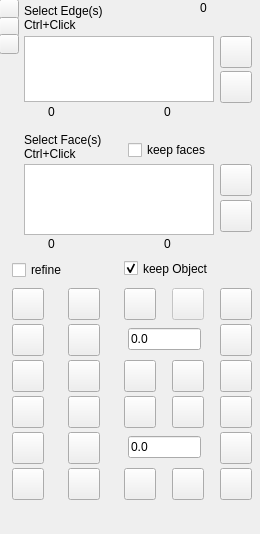
<?xml version="1.0" encoding="UTF-8"?>
<ui version="4.0">
 <class>DockWidget</class>
 <widget class="QDockWidget" name="DockWidget">
  <property name="geometry">
   <rect>
    <x>0</x>
    <y>0</y>
    <width>260</width>
    <height>534</height>
   </rect>
  </property>
  <property name="windowIcon">
   <iconset>
    <normaloff>icons-new/Center-Align.png</normaloff>icons-new/Center-Align.png</iconset>
  </property>
  <property name="toolTip">
   <string notr="true">Defeaturing tools</string>
  </property>
  <property name="layoutDirection">
   <enum>Qt::LeftToRight</enum>
  </property>
  <property name="features">
   <set>QDockWidget::AllDockWidgetFeatures</set>
  </property>
  <property name="allowedAreas">
   <set>Qt::LeftDockWidgetArea|Qt::RightDockWidgetArea</set>
  </property>
  <property name="windowTitle">
   <string notr="true" extracomment="Defeaturing tools">Defeaturing Tools</string>
  </property>
  <widget class="QWidget" name="dockWidgetContents">
   <widget class="QPushButton" name="PB_RHoles">
    <property name="geometry">
     <rect>
      <x>12</x>
      <y>288</y>
      <width>32</width>
      <height>32</height>
     </rect>
    </property>
    <property name="toolTip">
     <string notr="true">remove Hole from Face</string>
    </property>
    <property name="text">
     <string notr="true"/>
    </property>
   </widget>
   <widget class="QPushButton" name="PB_Edges">
    <property name="geometry">
     <rect>
      <x>220</x>
      <y>36</y>
      <width>32</width>
      <height>32</height>
     </rect>
    </property>
    <property name="toolTip">
     <string notr="true">add selected Edges to List</string>
    </property>
    <property name="text">
     <string notr="true"/>
    </property>
   </widget>
   <widget class="QPlainTextEdit" name="TE_Faces">
    <property name="geometry">
     <rect>
      <x>24</x>
      <y>164</y>
      <width>190</width>
      <height>71</height>
     </rect>
    </property>
    <property name="toolTip">
     <string notr="true">List of Face(s)</string>
    </property>
   </widget>
   <widget class="QCheckBox" name="checkBox_keep_original">
    <property name="geometry">
     <rect>
      <x>124</x>
      <y>252</y>
      <width>110</width>
      <height>33</height>
     </rect>
    </property>
    <property name="toolTip">
     <string notr="true">keep the original object</string>
    </property>
    <property name="text">
     <string notr="true">keep Object</string>
    </property>
    <property name="checked">
     <bool>true</bool>
    </property>
   </widget>
   <widget class="QLabel" name="InfoLabel">
    <property name="geometry">
     <rect>
      <x>24</x>
      <y>0</y>
      <width>196</width>
      <height>36</height>
     </rect>
    </property>
    <property name="text">
     <string notr="true">Select Edge(s)
Ctrl+Click</string>
    </property>
   </widget>
   <widget class="QPlainTextEdit" name="TE_Edges">
    <property name="enabled">
     <bool>true</bool>
    </property>
    <property name="geometry">
     <rect>
      <x>24</x>
      <y>36</y>
      <width>190</width>
      <height>66</height>
     </rect>
    </property>
    <property name="toolTip">
     <string notr="true">List of Edge(s)</string>
    </property>
    <property name="plainText">
     <string notr="true"/>
    </property>
   </widget>
   <widget class="QPushButton" name="PB_Faces">
    <property name="geometry">
     <rect>
      <x>220</x>
      <y>164</y>
      <width>32</width>
      <height>32</height>
     </rect>
    </property>
    <property name="toolTip">
     <string notr="true">add selected Faces to List</string>
    </property>
    <property name="text">
     <string notr="true"/>
    </property>
   </widget>
   <widget class="QPushButton" name="PB_Edges_Clear">
    <property name="geometry">
     <rect>
      <x>220</x>
      <y>71</y>
      <width>32</width>
      <height>32</height>
     </rect>
    </property>
    <property name="toolTip">
     <string notr="true">clear List</string>
    </property>
    <property name="text">
     <string notr="true"/>
    </property>
   </widget>
   <widget class="QPushButton" name="PB_Faces_Clear">
    <property name="geometry">
     <rect>
      <x>220</x>
      <y>200</y>
      <width>32</width>
      <height>32</height>
     </rect>
    </property>
    <property name="toolTip">
     <string notr="true">clear List</string>
    </property>
    <property name="text">
     <string notr="true"/>
    </property>
   </widget>
   <widget class="QLabel" name="Edge_Nbr">
    <property name="geometry">
     <rect>
      <x>48</x>
      <y>104</y>
      <width>53</width>
      <height>16</height>
     </rect>
    </property>
    <property name="text">
     <string notr="true">0</string>
    </property>
   </widget>
   <widget class="QLabel" name="Face_Nbr">
    <property name="geometry">
     <rect>
      <x>48</x>
      <y>236</y>
      <width>53</width>
      <height>16</height>
     </rect>
    </property>
    <property name="text">
     <string notr="true">0</string>
    </property>
   </widget>
   <widget class="QLabel" name="label">
    <property name="geometry">
     <rect>
      <x>24</x>
      <y>124</y>
      <width>177</width>
      <height>45</height>
     </rect>
    </property>
    <property name="text">
     <string notr="true">Select Face(s)
Ctrl+Click</string>
    </property>
   </widget>
   <widget class="QCheckBox" name="checkBox_Refine">
    <property name="geometry">
     <rect>
      <x>12</x>
      <y>260</y>
      <width>89</width>
      <height>20</height>
     </rect>
    </property>
    <property name="toolTip">
     <string notr="true">refine the resulting solid
after the operation </string>
    </property>
    <property name="text">
     <string notr="true">refine</string>
    </property>
    <property name="checked">
     <bool>false</bool>
    </property>
   </widget>
   <widget class="QCheckBox" name="checkBox_keep_faces">
    <property name="geometry">
     <rect>
      <x>128</x>
      <y>140</y>
      <width>100</width>
      <height>20</height>
     </rect>
    </property>
    <property name="toolTip">
     <string notr="true">keep construction faces</string>
    </property>
    <property name="text">
     <string notr="true">keep faces</string>
    </property>
   </widget>
   <widget class="QPushButton" name="PB_RFaces">
    <property name="geometry">
     <rect>
      <x>68</x>
      <y>288</y>
      <width>32</width>
      <height>32</height>
     </rect>
    </property>
    <property name="toolTip">
     <string notr="true">remove 'in List' Faces</string>
    </property>
    <property name="text">
     <string notr="true"/>
    </property>
   </widget>
   <widget class="QPushButton" name="PB_AFaces">
    <property name="geometry">
     <rect>
      <x>124</x>
      <y>288</y>
      <width>32</width>
      <height>32</height>
     </rect>
    </property>
    <property name="toolTip">
     <string notr="true">add Faces from 'in List' Edges</string>
    </property>
    <property name="text">
     <string notr="true"/>
    </property>
   </widget>
   <widget class="QPushButton" name="PB_makeShell">
    <property name="geometry">
     <rect>
      <x>12</x>
      <y>360</y>
      <width>32</width>
      <height>32</height>
     </rect>
    </property>
    <property name="toolTip">
     <string notr="true">make Solid from in list Faces</string>
    </property>
    <property name="text">
     <string notr="true"/>
    </property>
   </widget>
   <widget class="QPushButton" name="PB_makeShell_2">
    <property name="geometry">
     <rect>
      <x>68</x>
      <y>360</y>
      <width>32</width>
      <height>32</height>
     </rect>
    </property>
    <property name="toolTip">
     <string notr="true">make Solid from the Faces
of the selected Objects</string>
    </property>
    <property name="text">
     <string notr="true"/>
    </property>
   </widget>
   <widget class="QPushButton" name="PB_check_TypeId">
    <property name="geometry">
     <rect>
      <x>124</x>
      <y>468</y>
      <width>32</width>
      <height>32</height>
     </rect>
    </property>
    <property name="font">
     <font>
      <weight>50</weight>
      <italic>false</italic>
      <bold>false</bold>
      <underline>false</underline>
     </font>
    </property>
    <property name="toolTip">
     <string notr="true">show/hide TypeId of the Shape</string>
    </property>
    <property name="text">
     <string notr="true"/>
    </property>
   </widget>
   <widget class="QLabel" name="Obj_Nbr">
    <property name="geometry">
     <rect>
      <x>164</x>
      <y>104</y>
      <width>53</width>
      <height>16</height>
     </rect>
    </property>
    <property name="text">
     <string notr="true">0</string>
    </property>
   </widget>
   <widget class="QLabel" name="Obj_Nbr_2">
    <property name="geometry">
     <rect>
      <x>164</x>
      <y>236</y>
      <width>53</width>
      <height>16</height>
     </rect>
    </property>
    <property name="text">
     <string notr="true">0</string>
    </property>
   </widget>
   <widget class="QPushButton" name="PB_AEdges">
    <property name="geometry">
     <rect>
      <x>220</x>
      <y>288</y>
      <width>32</width>
      <height>32</height>
     </rect>
    </property>
    <property name="toolTip">
     <string notr="true">create a copy of the 'in List' Edges</string>
    </property>
    <property name="text">
     <string notr="true"/>
    </property>
   </widget>
   <widget class="QPushButton" name="PB_showEdgeList">
    <property name="geometry">
     <rect>
      <x>12</x>
      <y>396</y>
      <width>32</width>
      <height>32</height>
     </rect>
    </property>
    <property name="toolTip">
     <string notr="true">show 'in List' Edge(s)</string>
    </property>
    <property name="text">
     <string notr="true"/>
    </property>
   </widget>
   <widget class="QPushButton" name="PB_showFaceList">
    <property name="geometry">
     <rect>
      <x>68</x>
      <y>396</y>
      <width>32</width>
      <height>32</height>
     </rect>
    </property>
    <property name="toolTip">
     <string notr="true">show 'in List' Face(s)</string>
    </property>
    <property name="text">
     <string notr="true"/>
    </property>
   </widget>
   <widget class="QPushButton" name="PB_Refine">
    <property name="geometry">
     <rect>
      <x>124</x>
      <y>396</y>
      <width>32</width>
      <height>32</height>
     </rect>
    </property>
    <property name="toolTip">
     <string notr="true">refine</string>
    </property>
    <property name="text">
     <string notr="true"/>
    </property>
   </widget>
   <widget class="QPushButton" name="PB_RefineParametric">
    <property name="geometry">
     <rect>
      <x>220</x>
      <y>396</y>
      <width>32</width>
      <height>32</height>
     </rect>
    </property>
    <property name="toolTip">
     <string notr="true">parametric Refine</string>
    </property>
    <property name="text">
     <string notr="true"/>
    </property>
   </widget>
   <widget class="QPushButton" name="PB_CFaces">
    <property name="geometry">
     <rect>
      <x>12</x>
      <y>324</y>
      <width>32</width>
      <height>32</height>
     </rect>
    </property>
    <property name="toolTip">
     <string notr="true">copy Faces from 'in List' Edges</string>
    </property>
    <property name="text">
     <string notr="true"/>
    </property>
   </widget>
   <widget class="QPushButton" name="PB_TFace">
    <property name="geometry">
     <rect>
      <x>68</x>
      <y>324</y>
      <width>32</width>
      <height>32</height>
     </rect>
    </property>
    <property name="toolTip">
     <string notr="true">copy Faces from 'in List' Edges</string>
    </property>
    <property name="text">
     <string notr="true"/>
    </property>
   </widget>
   <widget class="QLineEdit" name="offset_input">
    <property name="geometry">
     <rect>
      <x>128</x>
      <y>328</y>
      <width>73</width>
      <height>22</height>
     </rect>
    </property>
    <property name="toolTip">
     <string notr="true">Face offset to apply</string>
    </property>
    <property name="text">
     <string notr="true">0.0</string>
    </property>
   </widget>
   <widget class="QPushButton" name="PB_TEdge">
    <property name="geometry">
     <rect>
      <x>220</x>
      <y>324</y>
      <width>32</width>
      <height>32</height>
     </rect>
    </property>
    <property name="toolTip">
     <string notr="true">copy Faces from 'in List' Edges</string>
    </property>
    <property name="text">
     <string notr="true"/>
    </property>
   </widget>
   <widget class="QPushButton" name="PB_close">
    <property name="geometry">
     <rect>
      <x>-1</x>
      <y>-1</y>
      <width>20</width>
      <height>20</height>
     </rect>
    </property>
    <property name="toolTip">
     <string notr="true">add selected Edges to List</string>
    </property>
    <property name="text">
     <string notr="true"/>
    </property>
   </widget>
   <widget class="QLabel" name="Version">
    <property name="geometry">
     <rect>
      <x>200</x>
      <y>0</y>
      <width>53</width>
      <height>16</height>
     </rect>
    </property>
    <property name="text">
     <string notr="true">0</string>
    </property>
   </widget>
   <widget class="QPushButton" name="PB_left">
    <property name="geometry">
     <rect>
      <x>-1</x>
      <y>17</y>
      <width>20</width>
      <height>20</height>
     </rect>
    </property>
    <property name="toolTip">
     <string notr="true">dock left</string>
    </property>
    <property name="text">
     <string notr="true"/>
    </property>
   </widget>
   <widget class="QPushButton" name="PB_right">
    <property name="geometry">
     <rect>
      <x>-1</x>
      <y>34</y>
      <width>20</width>
      <height>20</height>
     </rect>
    </property>
    <property name="toolTip">
     <string notr="true">dock right</string>
    </property>
    <property name="text">
     <string notr="true"/>
    </property>
   </widget>
   <widget class="QPushButton" name="PB_makeEdge">
    <property name="geometry">
     <rect>
      <x>12</x>
      <y>468</y>
      <width>32</width>
      <height>32</height>
     </rect>
    </property>
    <property name="toolTip">
     <string notr="true">make Edge from selected Vertices</string>
    </property>
    <property name="text">
     <string notr="true"/>
    </property>
   </widget>
   <widget class="QPushButton" name="PB_expSTEP">
    <property name="geometry">
     <rect>
      <x>124</x>
      <y>360</y>
      <width>32</width>
      <height>32</height>
     </rect>
    </property>
    <property name="toolTip">
     <string notr="true">make Solid from the Faces
of the selected Objects</string>
    </property>
    <property name="text">
     <string notr="true"/>
    </property>
   </widget>
   <widget class="QPushButton" name="PB_PartDefeaturing">
    <property name="enabled">
     <bool>false</bool>
    </property>
    <property name="geometry">
     <rect>
      <x>172</x>
      <y>288</y>
      <width>32</width>
      <height>32</height>
     </rect>
    </property>
    <property name="toolTip">
     <string notr="true">show 'in List' Edge(s)</string>
    </property>
    <property name="text">
     <string notr="true"/>
    </property>
   </widget>
   <widget class="QPushButton" name="PB_CleaningFaces">
    <property name="geometry">
     <rect>
      <x>220</x>
      <y>360</y>
      <width>32</width>
      <height>32</height>
     </rect>
    </property>
    <property name="toolTip">
     <string notr="true">clean Face(s) removing
holes and merging Outwire</string>
    </property>
    <property name="text">
     <string notr="true"/>
    </property>
   </widget>
   <widget class="QPushButton" name="PB_checkS">
    <property name="geometry">
     <rect>
      <x>12</x>
      <y>432</y>
      <width>32</width>
      <height>32</height>
     </rect>
    </property>
    <property name="toolTip">
     <string notr="true">show 'in List' Edge(s)</string>
    </property>
    <property name="text">
     <string notr="true"/>
    </property>
   </widget>
   <widget class="QLineEdit" name="tolerance_value">
    <property name="geometry">
     <rect>
      <x>128</x>
      <y>436</y>
      <width>73</width>
      <height>22</height>
     </rect>
    </property>
    <property name="toolTip">
     <string notr="true">Face offset to apply</string>
    </property>
    <property name="text">
     <string notr="true">0.0</string>
    </property>
   </widget>
   <widget class="QPushButton" name="PB_setTol">
    <property name="geometry">
     <rect>
      <x>220</x>
      <y>432</y>
      <width>32</width>
      <height>32</height>
     </rect>
    </property>
    <property name="toolTip">
     <string notr="true">copy Faces from 'in List' Edges</string>
    </property>
    <property name="text">
     <string notr="true"/>
    </property>
   </widget>
   <widget class="QPushButton" name="PB_getTol">
    <property name="geometry">
     <rect>
      <x>68</x>
      <y>432</y>
      <width>32</width>
      <height>32</height>
     </rect>
    </property>
    <property name="toolTip">
     <string notr="true">copy Faces from 'in List' Edges</string>
    </property>
    <property name="text">
     <string notr="true"/>
    </property>
   </widget>
   <widget class="QPushButton" name="PB_sewS">
    <property name="geometry">
     <rect>
      <x>220</x>
      <y>468</y>
      <width>32</width>
      <height>32</height>
     </rect>
    </property>
    <property name="toolTip">
     <string notr="true">copy Faces from 'in List' Edges</string>
    </property>
    <property name="text">
     <string notr="true"/>
    </property>
   </widget>
   <widget class="QPushButton" name="PB_RHhelp">
    <property name="geometry">
     <rect>
      <x>172</x>
      <y>468</y>
      <width>32</width>
      <height>32</height>
     </rect>
    </property>
    <property name="toolTip">
     <string notr="true">Help</string>
    </property>
    <property name="text">
     <string notr="true"/>
    </property>
   </widget>
   <widget class="QPushButton" name="PB_Connect">
    <property name="geometry">
     <rect>
      <x>172</x>
      <y>360</y>
      <width>32</width>
      <height>32</height>
     </rect>
    </property>
    <property name="toolTip">
     <string notr="true">connect</string>
    </property>
    <property name="text">
     <string notr="true"/>
    </property>
   </widget>
   <widget class="QPushButton" name="PB_SimpleCopy">
    <property name="geometry">
     <rect>
      <x>172</x>
      <y>396</y>
      <width>32</width>
      <height>32</height>
     </rect>
    </property>
    <property name="toolTip">
     <string notr="true">simple copy</string>
    </property>
    <property name="text">
     <string notr="true"/>
    </property>
   </widget>
   <widget class="QPushButton" name="PB_resetPlacement">
    <property name="geometry">
     <rect>
      <x>68</x>
      <y>468</y>
      <width>32</width>
      <height>32</height>
     </rect>
    </property>
    <property name="toolTip">
     <string notr="true">reset Placement</string>
    </property>
    <property name="text">
     <string notr="true"/>
    </property>
   </widget>
  </widget>
 </widget>
 <resources/>
 <connections/>
 <designerdata>
  <property name="gridDeltaX">
   <number>4</number>
  </property>
  <property name="gridDeltaY">
   <number>4</number>
  </property>
  <property name="gridSnapX">
   <bool>true</bool>
  </property>
  <property name="gridSnapY">
   <bool>true</bool>
  </property>
  <property name="gridVisible">
   <bool>true</bool>
  </property>
 </designerdata>
</ui>
